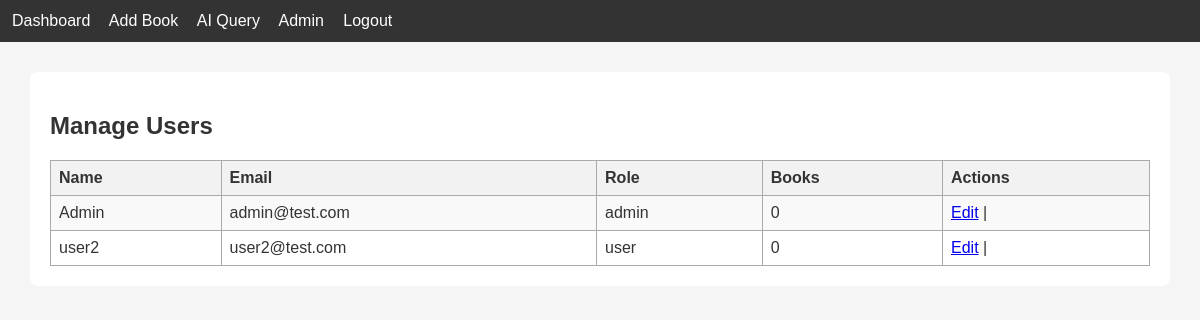
Page /admin/users (signed in) on the committed database.
### tables this page shows
CREATE TABLE users (
    id INTEGER PRIMARY KEY AUTOINCREMENT,
    name TEXT,
    email TEXT UNIQUE,
    password TEXT,
    role TEXT
);

### app.py (the view)
@app.route("/admin/users")
def admin_users():
    if session.get("role") != "admin":
        return "Access denied"
    db = get_db()
    users = db.execute("""
        SELECT users.*,
        (SELECT COUNT(*) FROM books WHERE books.user_id = users.id) AS book_count
        FROM users
    """).fetchall()
    return render_template("admin_users.html", users=users)

### app.py (called while the page is built)
def get_db():
    conn = sqlite3.connect("database.db")
    conn.row_factory = sqlite3.Row
    return conn

### templates/admin_users.html (shortened to what this page needs)
{% extends "base.html" %}
{% block content %}
<h2>Manage Users</h2>
<table>
    <tr>
        <th>Name</th>
        <th>Email</th>
        <th>Role</th>
        <th>Books</th>
        <th>Actions</th>
    </tr>
    {% for u in users %}
    <tr>
        <td>{{ u.name }}</td>
        <td>{{ u.email }}</td>
        <td>{{ u.role }}</td>
        <td>{{ u.book_count }}</td>
        <td>
            <a href="/admin_edit_user/{{ u.id }}">Edit</a> |
        </td>
    </tr>
    {% endfor %}
</table>
{% endblock %}

### static/style.css (style rules this page uses)
table { border-collapse: collapse; width: 100%; }
th, td { padding: 8px 12px; border: 1px solid #ddd; }
th { background-color: #f2f2f2; text-align: left; font-weight: bold; }
tr:nth-child(even) { background-color: #f9f9f9; }
body { font-family: Arial, sans-serif; background-color: #f7f7f7; color: #333; margin: 20px; }
h2, h3 { color: #333; }

### templates/base.html (style rules this page uses)
body { font-family: Arial; margin: 0; padding: 0; background: #f5f5f5; }
table { width: 100%; border-collapse: collapse; margin-top: 15px; }
table, th, td { border: 1px solid #aaa; }
th, td { padding: 8px; }

### rows in the picture
users: name "Admin", email "admin@test.com", role "admin", book_count "0"
users: name "user2", email "user2@test.com", role "user", book_count "0"
